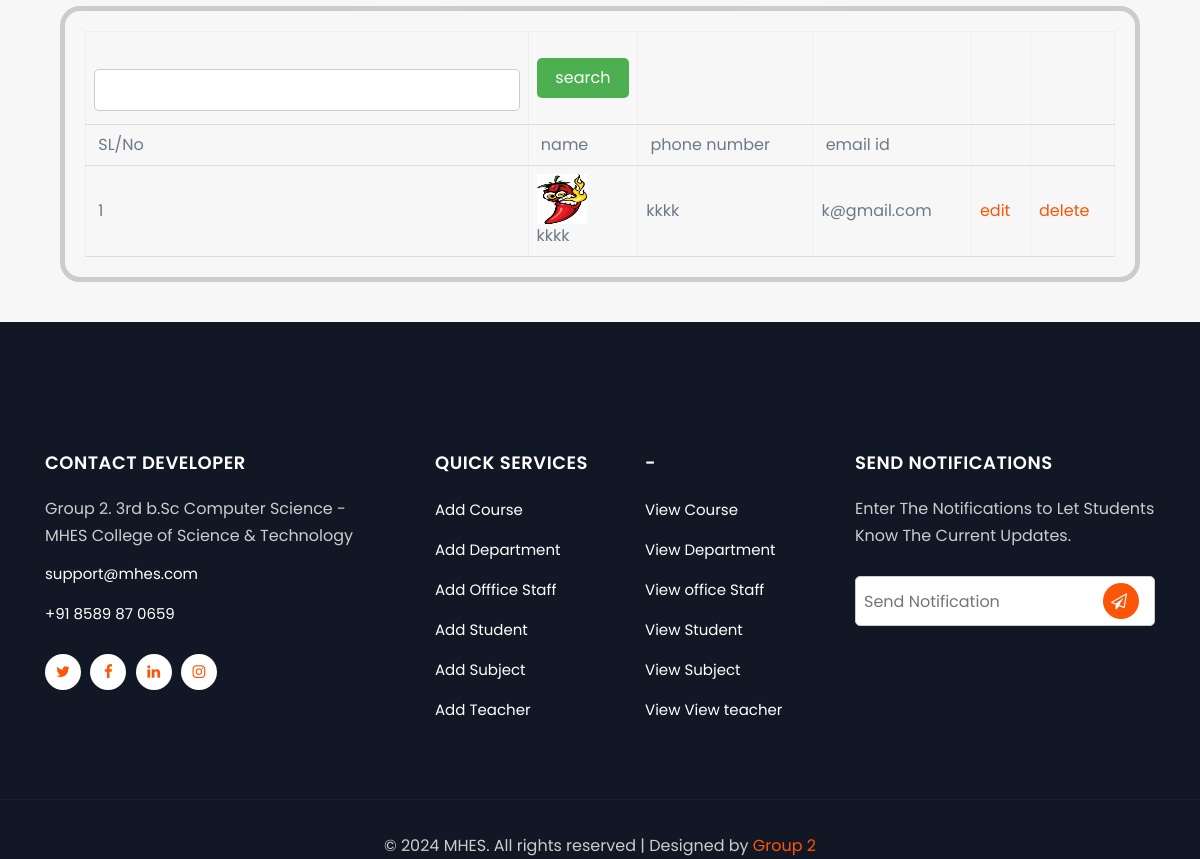
Page /myapp/view_office_staff/ (lower part) on the earlier database version.
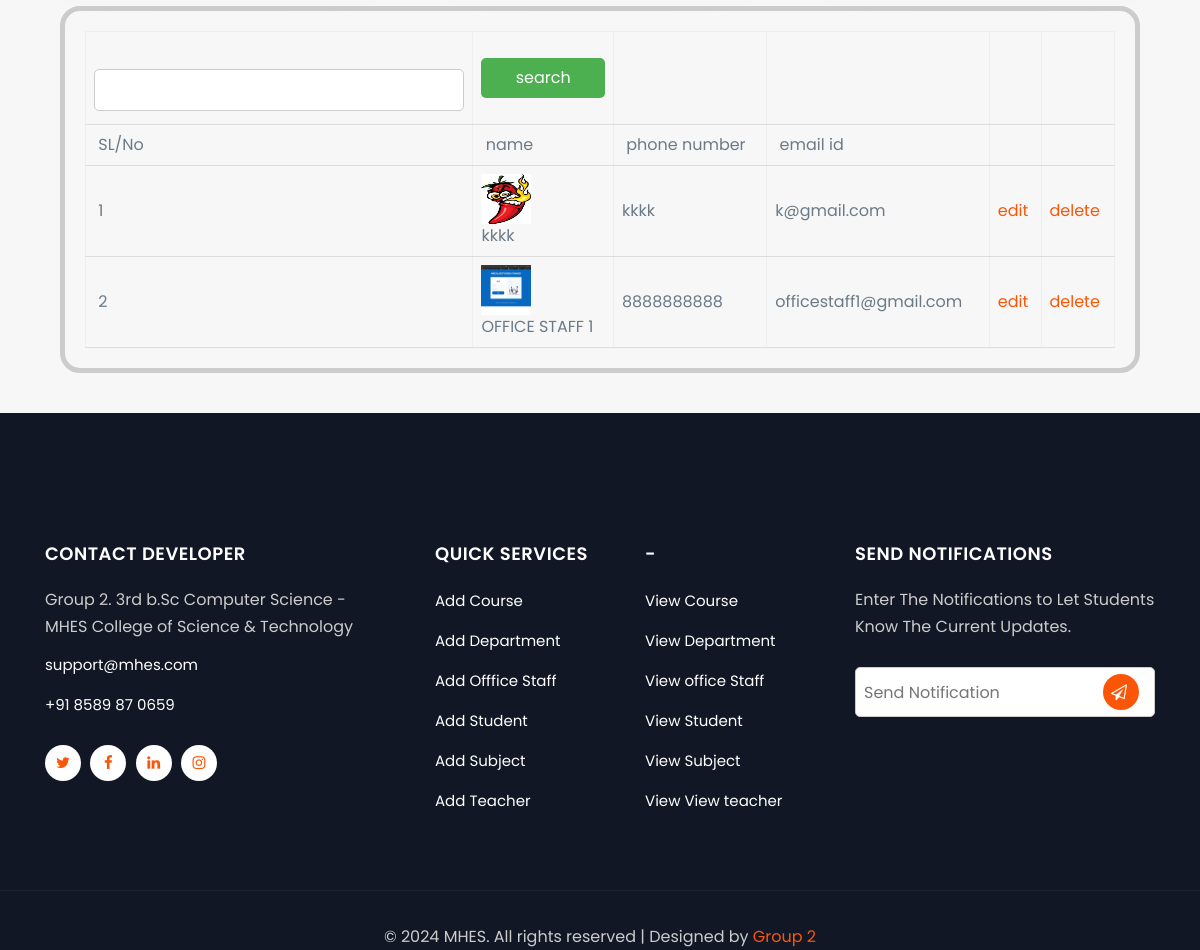
Same page on the later database version.
### myapp/models.py (models this page shows)
class Office_staff(models.Model):
    office_staff_name = models.CharField(max_length=100)
    office_staff_photo = models.CharField(max_length=500)
    office_staff_phone_number = models.CharField(max_length=100)
    LOGIN = models.ForeignKey(Login,on_delete=models.CASCADE)
    email_id = models.CharField(max_length=100)

### myapp/views.py (the view)
# urls.py: path('view_office_staff/',views.view_office_staff),
def view_office_staff(request):
    res = Office_staff.objects.all()
    return render(request,"Admin/view office staff.html",{'data':res})

### templates/Admin/view office staff.html (shortened to what this page needs)
{% extends 'Admin/admin_home.html' %}
{% block body %}
	<form action="/myapp/view_office_staff_post/" method="post">
	<table width="200" border="1">
  <tbody>
    <tr>
      <td><label for="textfield"></label>
      <input type="text" name="textfield" id="textfield"></td>
      <td><input type="submit" name="submit" id="submit" value="search"></td>
      <td>&nbsp;</td>
      <td>&nbsp;</td>
      <td>&nbsp;</td>
        <td></td>
    </tr>
    <tr>
      <td>&nbsp;SL/No</td>
      <td>&nbsp;name</td>
      <td>&nbsp;phone number</td>
      <td>&nbsp;email id</td>
      <td></td>
      <td>&nbsp;</td>
    </tr>
    {% for i in data %}
    <tr>
      <td>&nbsp;{{ forloop.counter }}</td>
      <td><img src="{{ i.office_staff_photo }}" height="50px" width="50px"><br>{{ i.office_staff_name }}</td>
      <td>{{ i.office_staff_phone_number }}</td>
        <td>{{ i.email_id }}</td>
      <td><a href="/myapp/edit_office_staff/{{ i.id }}">edit</a></td>
      <td><a href="/myapp/delete_office_staff/{{ i.id }}" onclick="return confirm('are you sure')">delete</a></td>
    </tr>
  {% endfor %}
  </tbody>
</table>
	</form>
{% endblock %}

Differences in the rows shown:
added Office_staff: shows a picture, office_staff_name "OFFICE STAFF 1", office_staff_phone_number "8888888888", email_id "officestaff1@gmail.com"
